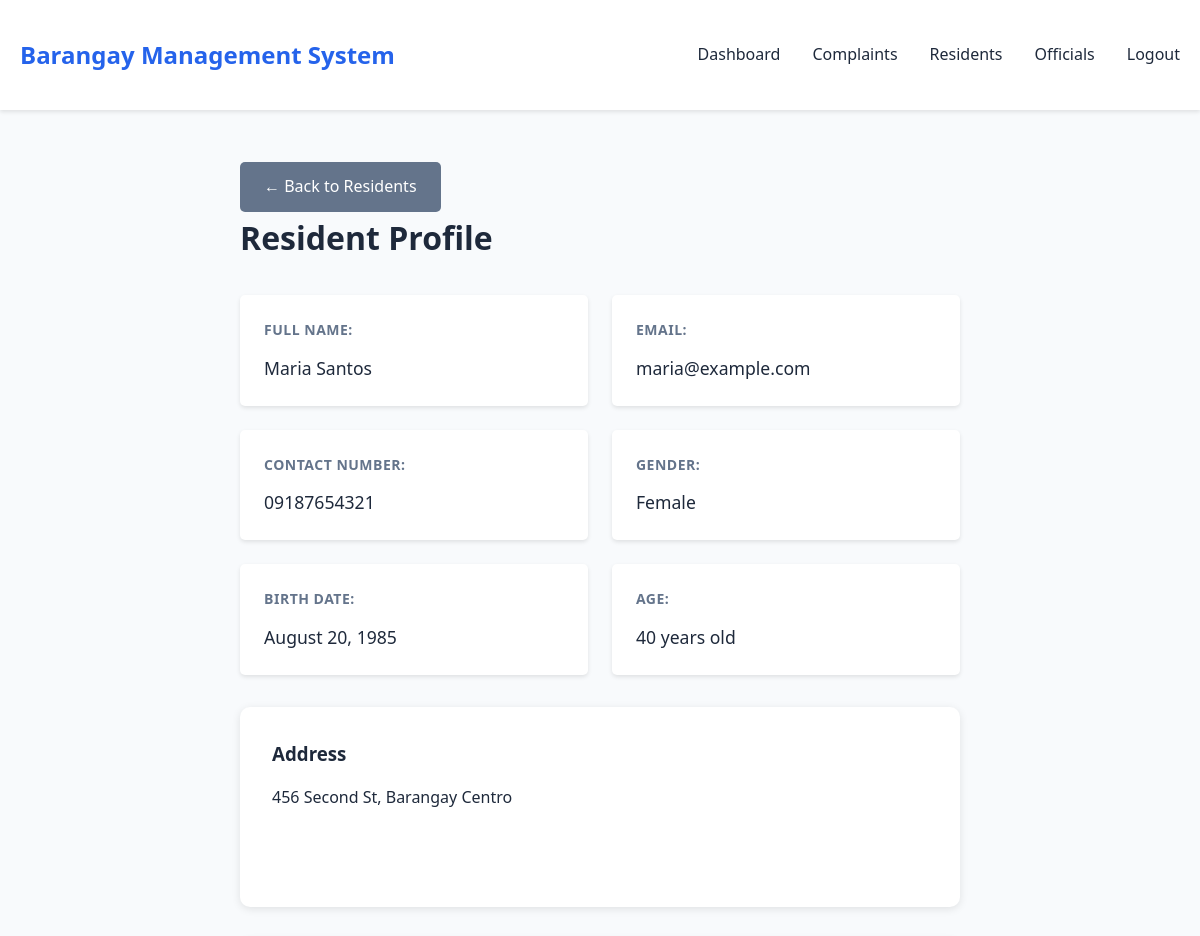
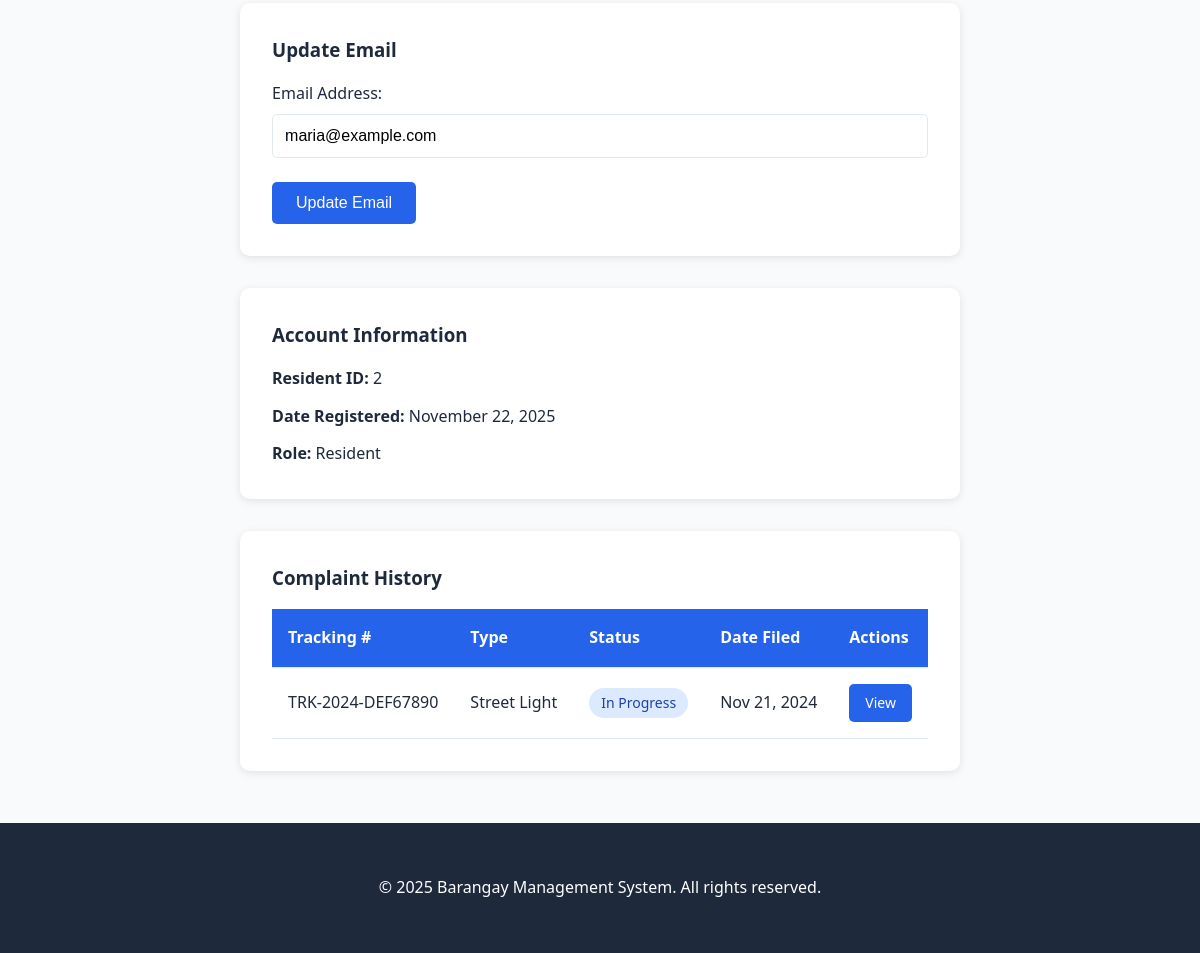
/admin/view-resident.php?id=2 (signed in), run on an earlier commit of the app's database (2 pictures, top to bottom).
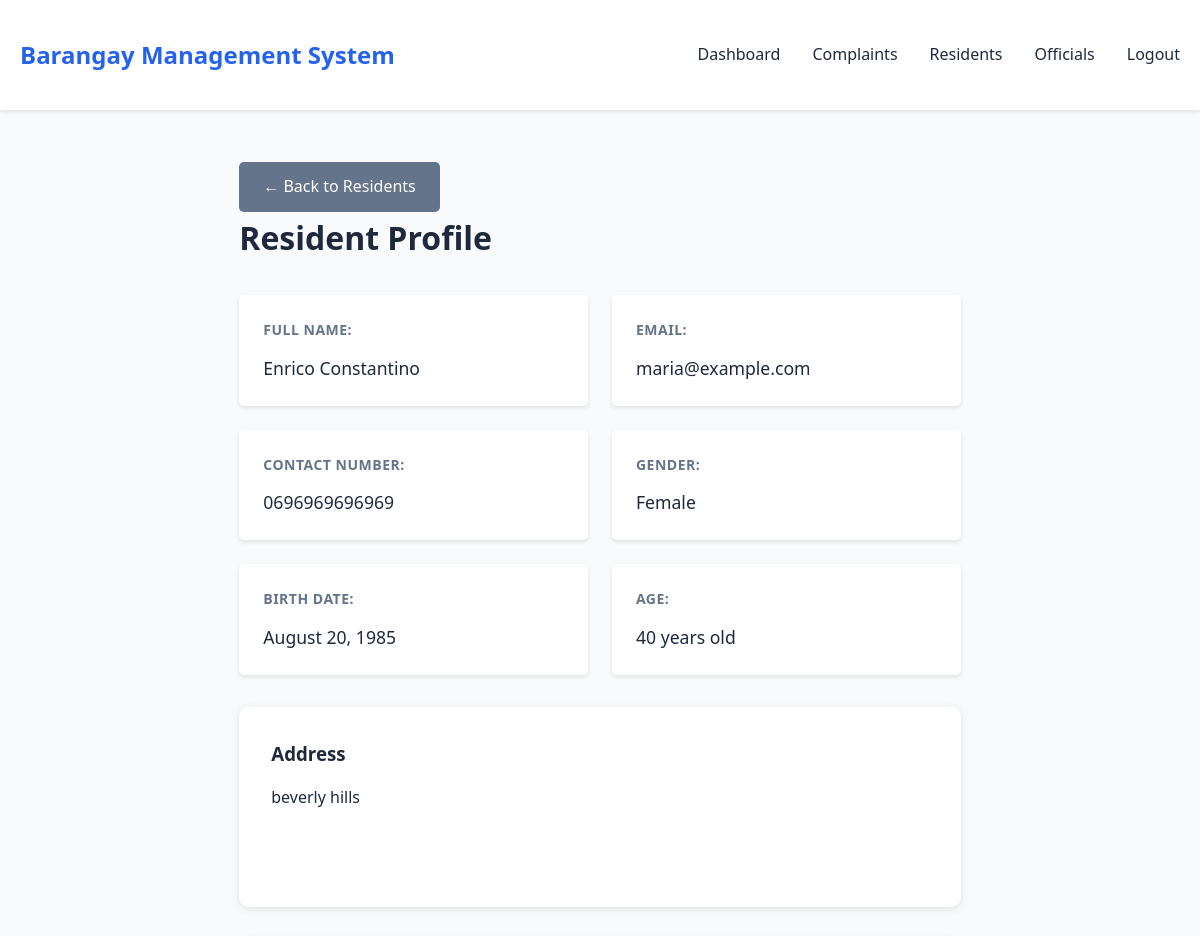
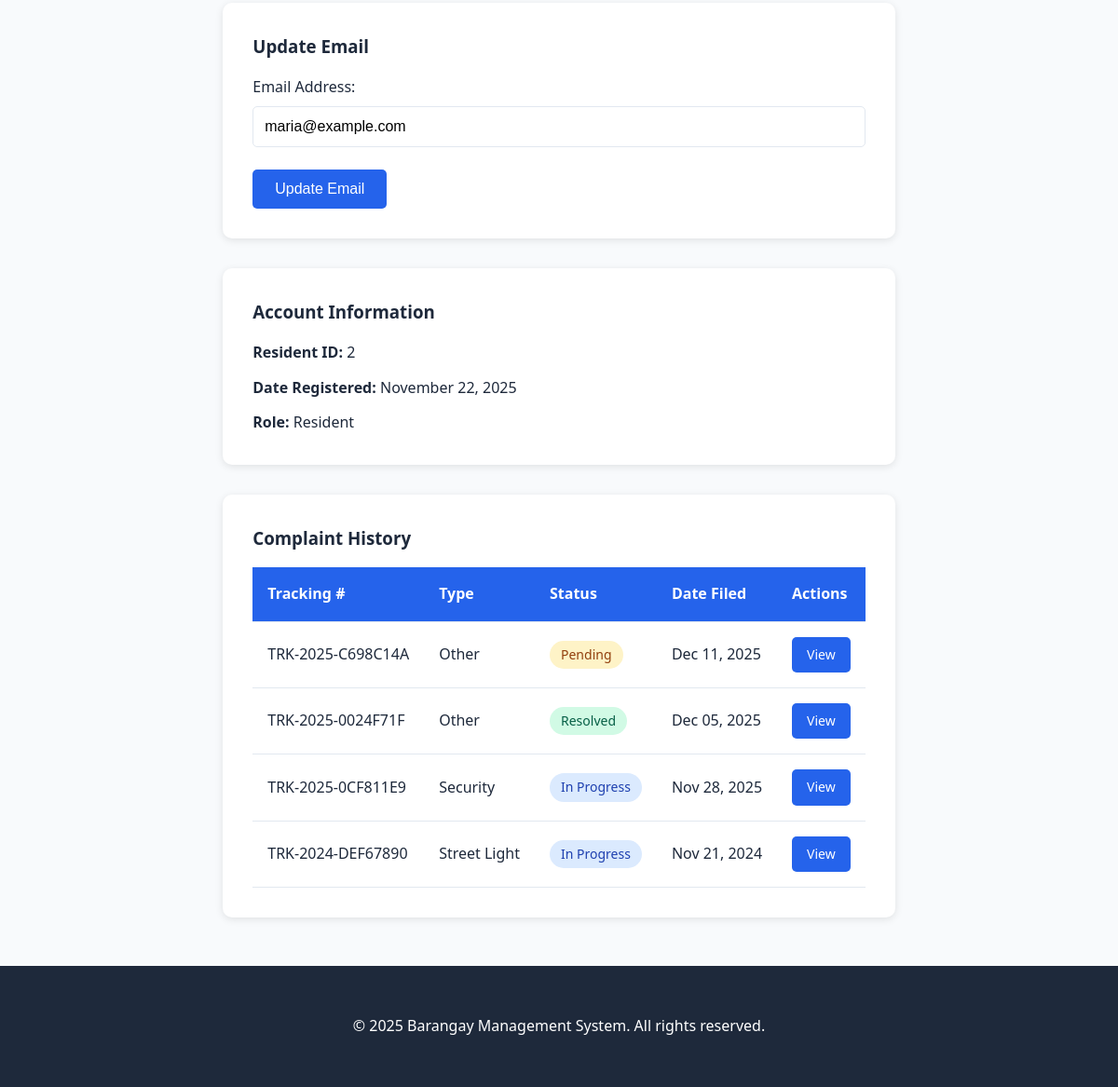
And on a later commit of the database (2 pictures, top to bottom).
### tables this page shows
CREATE TABLE `Users` (
  `ResidentID` int(11) NOT NULL,
  `FirstName` varchar(50) DEFAULT NULL,
  `LastName` varchar(50) DEFAULT NULL,
  `BirthDate` date DEFAULT NULL,
  `Gender` varchar(10) DEFAULT NULL,
  `Address` varchar(100) DEFAULT NULL,
  `ContactNumber` varchar(20) DEFAULT NULL,
  `Email` varchar(100) DEFAULT NULL,
  `Password` varchar(255) DEFAULT NULL,
  `Role` varchar(20) DEFAULT 'resident',
  `CreatedAt` timestamp NOT NULL DEFAULT current_timestamp(),
  `HouseholdID` int(11) DEFAULT NULL
);

CREATE TABLE `Incidents` (
  `IncidentID` int(11) NOT NULL,
  `TrackingNumber` varchar(50) DEFAULT NULL,
  `IncidentType` varchar(50) DEFAULT NULL,
  `Description` text DEFAULT NULL,
  `DateReported` date DEFAULT NULL,
  `ReportedBy` int(11) DEFAULT NULL,
  `HandledBy` int(11) DEFAULT NULL,
  `Status` varchar(20) DEFAULT NULL,
  `AdminResponse` text DEFAULT NULL,
  `UpdatedAt` timestamp NOT NULL DEFAULT current_timestamp() ON UPDATE current_timestamp()
);

### public/admin/view-resident.php (the view, shortened to what this page needs)
<?php
$user_id = isset($_GET['id']) ? intval($_GET['id']) : 0;
$db = new Database();
$conn = $db->connect();
$sql = "SELECT * FROM Users WHERE ResidentID = ? AND Role = 'resident'";
$stmt = $conn->prepare($sql);
$stmt->bind_param("i", $user_id);
$stmt->execute();
$result = $stmt->get_result();
$resident = $result->fetch_assoc();
$complaint_sql = "SELECT * FROM Incidents WHERE ReportedBy = ? ORDER BY DateReported DESC";
$complaint_stmt = $conn->prepare($complaint_sql);
$complaint_stmt->bind_param("i", $user_id);
$complaint_stmt->execute();
$complaints = $complaint_stmt->get_result();
include '../../templates/header.php';
include '../../templates/navbar.php';
?>
<div class="container">
    <a href="residents.php" class="btn btn-secondary">← Back to Residents</a>
    <div class="complaint-detail">
        <h1>Resident Profile</h1>
        <div class="info-grid">
            <div class="info-item">
                <strong>Full Name:</strong>
                <p><?php echo $resident['FirstName'] . ' ' . $resident['LastName']; ?></p>
            </div>
            <div class="info-item">
                <strong>Email:</strong>
                <p><?php echo $resident['Email']; ?></p>
            </div>
            <div class="info-item">
                <strong>Contact Number:</strong>
                <p><?php echo $resident['ContactNumber']; ?></p>
            </div>
            <div class="info-item">
                <strong>Gender:</strong>
                <p><?php echo $resident['Gender']; ?></p>
            </div>
            <div class="info-item">
                <strong>Birth Date:</strong>
                <p><?php echo date('F d, Y', strtotime($resident['BirthDate'])); ?></p>
            </div>
            <div class="info-item">
                <strong>Age:</strong>
                <p><?php
                    $birthDate = new DateTime($resident['BirthDate']);
                    $today = new DateTime();
                    $age = $today->diff($birthDate)->y;
                    echo $age . ' years old';
                ?></p>
            </div>
        </div>
        <div class="card">
            <h3>Address</h3>
            <p><?php echo nl2br($resident['Address']); ?></p>
        </div>
        <div class="card">
            <h3>Update Email</h3>
            <form method="POST" action="">
                <div class="form-group">
                    <label>Email Address:</label>
                    <input type="email" name="email" value="<?php echo htmlspecialchars($resident['Email']); ?>" required>
                </div>
                <button type="submit" name="update_email" class="btn btn-primary">Update Email</button>
            </form>
        </div>
        <div class="card">
            <h3>Account Information</h3>
            <p><strong>Resident ID:</strong> <?php echo $resident['ResidentID']; ?></p>
            <p><strong>Date Registered:</strong> <?php echo date('F d, Y', strtotime($resident['CreatedAt'])); ?></p>
            <p><strong>Role:</strong> <?php echo ucfirst($resident['Role']); ?></p>
        </div>
        <div class="card">
            <h3>Complaint History</h3>
            <?php if ($complaints->num_rows > 0): ?>
                <table>
                    <thead>
                        <tr>
                            <th>Tracking #</th>
                            <th>Type</th>
                            <th>Status</th>
                            <th>Date Filed</th>
                            <th>Actions</th>
                        </tr>
                    </thead>
                    <tbody>
                        <?php while ($complaint = $complaints->fetch_assoc()): ?>
                            <tr>
                                <td><?php echo $complaint['TrackingNumber']; ?></td>
                                <td><?php echo ucfirst($complaint['IncidentType']); ?></td>
                                <td><span class="badge badge-<?php echo strtolower(str_replace(' ', '', $complaint['Status'])); ?>"><?php echo $complaint['Status']; ?></span></td>
                                <td><?php echo date('M d, Y', strtotime($complaint['DateReported'])); ?></td>
                                <td>
                                    <a href="view-complaint.php?id=<?php echo $complaint['IncidentID']; ?>" class="btn btn-sm btn-primary">View</a>
                                </td>
                            </tr>
                        <?php endwhile; ?>
                    </tbody>
                </table>
            <?php else: ?>
                <p class="text-muted">No complaints filed yet.</p>
            <?php endif; ?>
        </div>
    </div>
</div>
<?php include '../../templates/footer.php'; ?>

What changed in the data, as far as the page shows it:
changed users "maria@example.com": FirstName "Maria" → "Enrico"; LastName "Santos" → "Constantino"; ContactNumber "09187654321" → "0696969696969"; Address "456 Second St, Barangay Centro" → "beverly hills"
added incidents: TrackingNumber "TRK-2025-C698C14A", IncidentType "Other", Status "Pending", DateReported "Dec 11, 2025"
added incidents: TrackingNumber "TRK-2025-0024F71F", IncidentType "Other", Status "Resolved", DateReported "Dec 05, 2025"
added incidents: TrackingNumber "TRK-2025-0CF811E9", IncidentType "Security", Status "In Progress", DateReported "Nov 28, 2025"
